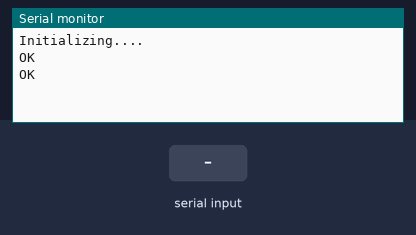
A sketch run on a simulated Arduino Uno, built with avr-gcc and run on an emulated ATmega328P. Parts: the last lines printed to the serial monitor. Inputs (shaded band) come from the test bench. The modem accepts every AT command (registered, SIM ready, sends succeed) and sends nothing else.

Above: at 3.2 s.
3.3 s: "1" received over the second serial link
At 4.2 s:
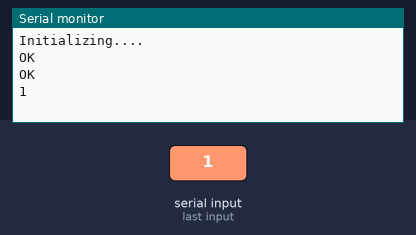
5.0 s: "0" received over the second serial link
At 5.4 s:
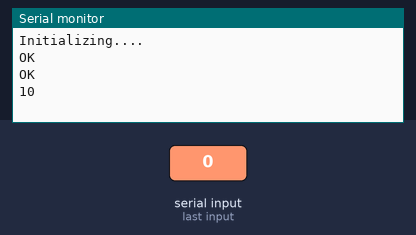

Measured:
- after the input at 3.3 s, the serial monitor: prints a new line after 0.20 s (image 1)
- after the input at 5.0 s, the serial monitor: prints a new line at once (image 2)

The sketch:

Software_serial.ino
```cpp
#include <SoftwareSerial.h>
SoftwareSerial mySerial(3, 2);

void setup() {
  // put your setup code here, to run once:
  Serial.begin(115200);
  mySerial.begin(115200);

  Serial.println("Initializing....");
  delay(1000);

  mySerial.println("AT");

  updateSerial();

  mySerial.println("AT+CNMI=2,2,0,0,0");
  updateSerial();

}

void loop() {
  // put your main code here, to run repeatedly:
  updateSerial();

}

void updateSerial()
{
  delay(500);
  while(Serial.available())
  {
    mySerial.write (Serial.read());
  }

  while (mySerial.available())
  {
    Serial.write(mySerial.read());
  }
}
```
